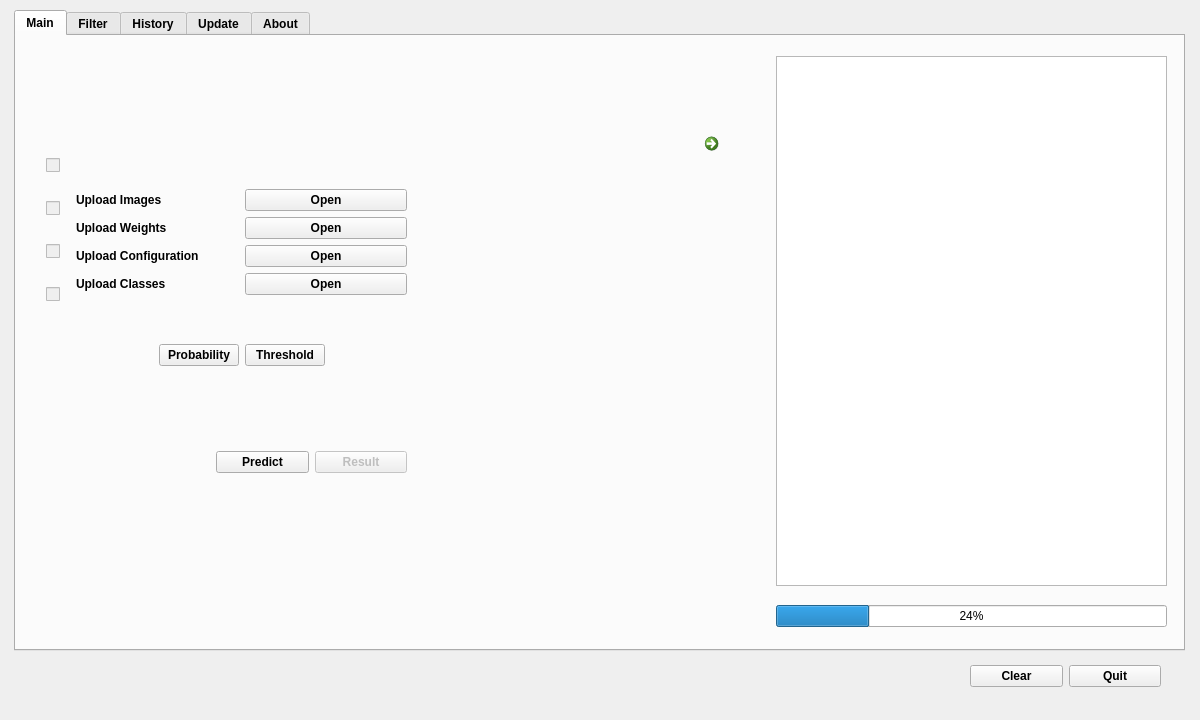
<?xml version="1.0" encoding="UTF-8"?>
<ui version="4.0">
 <class>MainWindow</class>
 <widget class="QMainWindow" name="MainWindow">
  <property name="enabled">
   <bool>true</bool>
  </property>
  <property name="geometry">
   <rect>
    <x>0</x>
    <y>0</y>
    <width>1200</width>
    <height>720</height>
   </rect>
  </property>
  <property name="minimumSize">
   <size>
    <width>1200</width>
    <height>720</height>
   </size>
  </property>
  <property name="maximumSize">
   <size>
    <width>1200</width>
    <height>720</height>
   </size>
  </property>
  <property name="windowTitle">
   <string>R-Cdec</string>
  </property>
  <property name="autoFillBackground">
   <bool>false</bool>
  </property>
  <widget class="QWidget" name="centralwidget">
   <widget class="QWidget" name="layoutWidget">
    <property name="geometry">
     <rect>
      <x>970</x>
      <y>660</y>
      <width>191</width>
      <height>32</height>
     </rect>
    </property>
    <layout class="QGridLayout" name="gridLayout_3">
     <item row="0" column="0">
      <widget class="QPushButton" name="clear">
       <property name="font">
        <font>
         <bold>true</bold>
        </font>
       </property>
       <property name="text">
        <string>Clear</string>
       </property>
      </widget>
     </item>
     <item row="0" column="1">
      <widget class="QPushButton" name="quit">
       <property name="font">
        <font>
         <bold>true</bold>
        </font>
       </property>
       <property name="text">
        <string>Quit</string>
       </property>
      </widget>
     </item>
    </layout>
   </widget>
   <widget class="QTabWidget" name="tabWidget">
    <property name="geometry">
     <rect>
      <x>14</x>
      <y>10</y>
      <width>1171</width>
      <height>641</height>
     </rect>
    </property>
    <property name="font">
     <font>
      <bold>true</bold>
     </font>
    </property>
    <property name="tabShape">
     <enum>QTabWidget::Rounded</enum>
    </property>
    <property name="currentIndex">
     <number>0</number>
    </property>
    <widget class="QWidget" name="tab_main">
     <attribute name="title">
      <string>Main</string>
     </attribute>
     <widget class="QLabel" name="image_name_label">
      <property name="geometry">
       <rect>
        <x>440</x>
        <y>360</y>
        <width>271</width>
        <height>20</height>
       </rect>
      </property>
      <property name="font">
       <font>
        <italic>false</italic>
        <bold>true</bold>
       </font>
      </property>
      <property name="text">
       <string/>
      </property>
      <property name="alignment">
       <set>Qt::AlignCenter</set>
      </property>
     </widget>
     <widget class="QCommandLinkButton" name="cmd_btn">
      <property name="geometry">
       <rect>
        <x>681</x>
        <y>90</y>
        <width>30</width>
        <height>30</height>
       </rect>
      </property>
      <property name="font">
       <font>
        <bold>false</bold>
       </font>
      </property>
      <property name="autoFillBackground">
       <bool>false</bool>
      </property>
      <property name="text">
       <string/>
      </property>
     </widget>
     <widget class="QWidget" name="layoutWidget_2">
      <property name="geometry">
       <rect>
        <x>30</x>
        <y>100</y>
        <width>19</width>
        <height>191</height>
       </rect>
      </property>
      <layout class="QVBoxLayout" name="verticalLayout">
       <item>
        <widget class="QCheckBox" name="ci">
         <property name="enabled">
          <bool>false</bool>
         </property>
         <property name="text">
          <string/>
         </property>
        </widget>
       </item>
       <item>
        <widget class="QCheckBox" name="cw">
         <property name="enabled">
          <bool>false</bool>
         </property>
         <property name="text">
          <string/>
         </property>
        </widget>
       </item>
       <item>
        <widget class="QCheckBox" name="ccf">
         <property name="enabled">
          <bool>false</bool>
         </property>
         <property name="text">
          <string/>
         </property>
        </widget>
       </item>
       <item>
        <widget class="QCheckBox" name="ccl">
         <property name="enabled">
          <bool>false</bool>
         </property>
         <property name="text">
          <string/>
         </property>
        </widget>
       </item>
      </layout>
     </widget>
     <widget class="QWidget" name="layoutWidget_3">
      <property name="geometry">
       <rect>
        <x>200</x>
        <y>410</y>
        <width>191</width>
        <height>32</height>
       </rect>
      </property>
      <layout class="QGridLayout" name="gridLayout_2">
       <item row="0" column="0">
        <widget class="QPushButton" name="r_pre">
         <property name="font">
          <font>
           <bold>true</bold>
          </font>
         </property>
         <property name="text">
          <string>Predict</string>
         </property>
        </widget>
       </item>
       <item row="0" column="1">
        <widget class="QPushButton" name="r_res">
         <property name="enabled">
          <bool>false</bool>
         </property>
         <property name="font">
          <font>
           <bold>true</bold>
          </font>
         </property>
         <property name="text">
          <string>Result</string>
         </property>
        </widget>
       </item>
      </layout>
     </widget>
     <widget class="QLabel" name="l_img_no">
      <property name="geometry">
       <rect>
        <x>545</x>
        <y>90</y>
        <width>58</width>
        <height>16</height>
       </rect>
      </property>
      <property name="text">
       <string/>
      </property>
      <property name="alignment">
       <set>Qt::AlignCenter</set>
      </property>
     </widget>
     <widget class="QWidget" name="layoutWidget_4">
      <property name="geometry">
       <rect>
        <x>60</x>
        <y>110</y>
        <width>331</width>
        <height>263</height>
       </rect>
      </property>
      <layout class="QGridLayout" name="gridLayout_10">
       <item row="0" column="0">
        <layout class="QGridLayout" name="gridLayout_8">
         <item row="0" column="0">
          <layout class="QGridLayout" name="gridLayout_7">
           <item row="0" column="0">
            <layout class="QGridLayout" name="gridLayout">
             <item row="0" column="0">
              <widget class="QLabel" name="label">
               <property name="maximumSize">
                <size>
                 <width>200</width>
                 <height>100</height>
                </size>
               </property>
               <property name="font">
                <font>
                 <bold>true</bold>
                </font>
               </property>
               <property name="text">
                <string>Upload Images</string>
               </property>
              </widget>
             </item>
             <item row="0" column="1">
              <widget class="QPushButton" name="u_image">
               <property name="acceptDrops">
                <bool>false</bool>
               </property>
               <property name="text">
                <string>Open</string>
               </property>
              </widget>
             </item>
            </layout>
           </item>
           <item row="1" column="0">
            <layout class="QGridLayout" name="gridLayout_4">
             <item row="0" column="0">
              <widget class="QLabel" name="label_4">
               <property name="maximumSize">
                <size>
                 <width>200</width>
                 <height>100</height>
                </size>
               </property>
               <property name="font">
                <font>
                 <bold>true</bold>
                </font>
               </property>
               <property name="text">
                <string>Upload Weights</string>
               </property>
              </widget>
             </item>
             <item row="0" column="1">
              <widget class="QPushButton" name="u_weight">
               <property name="text">
                <string>Open</string>
               </property>
              </widget>
             </item>
            </layout>
           </item>
           <item row="2" column="0">
            <layout class="QGridLayout" name="gridLayout_5">
             <item row="0" column="1">
              <widget class="QPushButton" name="u_cfg">
               <property name="text">
                <string>Open</string>
               </property>
              </widget>
             </item>
             <item row="0" column="0">
              <widget class="QLabel" name="label_5">
               <property name="maximumSize">
                <size>
                 <width>200</width>
                 <height>100</height>
                </size>
               </property>
               <property name="font">
                <font>
                 <bold>true</bold>
                </font>
               </property>
               <property name="text">
                <string>Upload Configuration</string>
               </property>
              </widget>
             </item>
            </layout>
           </item>
           <item row="3" column="0">
            <layout class="QGridLayout" name="gridLayout_6">
             <item row="0" column="0">
              <widget class="QLabel" name="label_6">
               <property name="maximumSize">
                <size>
                 <width>200</width>
                 <height>100</height>
                </size>
               </property>
               <property name="font">
                <font>
                 <bold>true</bold>
                </font>
               </property>
               <property name="text">
                <string>Upload Classes</string>
               </property>
              </widget>
             </item>
             <item row="0" column="1">
              <widget class="QPushButton" name="u_class">
               <property name="text">
                <string>Open</string>
               </property>
              </widget>
             </item>
            </layout>
           </item>
          </layout>
         </item>
        </layout>
       </item>
       <item row="1" column="0">
        <layout class="QGridLayout" name="gridLayout_9">
         <item row="0" column="1">
          <widget class="QPushButton" name="in_prob">
           <property name="font">
            <font>
             <bold>true</bold>
            </font>
           </property>
           <property name="text">
            <string>Probability</string>
           </property>
          </widget>
         </item>
         <item row="0" column="2">
          <widget class="QPushButton" name="in_thres">
           <property name="font">
            <font>
             <bold>true</bold>
            </font>
           </property>
           <property name="text">
            <string>Threshold</string>
           </property>
          </widget>
         </item>
         <item row="0" column="0">
          <spacer name="horizontalSpacer">
           <property name="orientation">
            <enum>Qt::Horizontal</enum>
           </property>
           <property name="sizeHint" stdset="0">
            <size>
             <width>40</width>
             <height>20</height>
            </size>
           </property>
          </spacer>
         </item>
         <item row="0" column="3">
          <spacer name="horizontalSpacer_2">
           <property name="orientation">
            <enum>Qt::Horizontal</enum>
           </property>
           <property name="sizeHint" stdset="0">
            <size>
             <width>40</width>
             <height>20</height>
            </size>
           </property>
          </spacer>
         </item>
        </layout>
       </item>
      </layout>
     </widget>
     <widget class="QLabel" name="l_image_thumb">
      <property name="enabled">
       <bool>true</bool>
      </property>
      <property name="geometry">
       <rect>
        <x>440</x>
        <y>120</y>
        <width>271</width>
        <height>221</height>
       </rect>
      </property>
      <property name="text">
       <string/>
      </property>
     </widget>
     <widget class="QWidget" name="layoutWidget_5">
      <property name="geometry">
       <rect>
        <x>760</x>
        <y>20</y>
        <width>391</width>
        <height>571</height>
       </rect>
      </property>
      <layout class="QGridLayout" name="gridLayout_11">
       <item row="2" column="0">
        <widget class="QProgressBar" name="bar">
         <property name="font">
          <font>
           <bold>false</bold>
          </font>
         </property>
         <property name="value">
          <number>24</number>
         </property>
        </widget>
       </item>
       <item row="0" column="0">
        <widget class="QTextBrowser" name="log">
         <property name="font">
          <font>
           <bold>false</bold>
          </font>
         </property>
        </widget>
       </item>
       <item row="1" column="0">
        <spacer name="verticalSpacer">
         <property name="orientation">
          <enum>Qt::Vertical</enum>
         </property>
         <property name="sizeType">
          <enum>QSizePolicy::Preferred</enum>
         </property>
         <property name="sizeHint" stdset="0">
          <size>
           <width>20</width>
           <height>13</height>
          </size>
         </property>
        </spacer>
       </item>
      </layout>
     </widget>
    </widget>
    <widget class="QWidget" name="tab_filter">
     <attribute name="title">
      <string>Filter</string>
     </attribute>
     <widget class="QWidget" name="layoutWidget_6">
      <property name="geometry">
       <rect>
        <x>500</x>
        <y>430</y>
        <width>211</width>
        <height>32</height>
       </rect>
      </property>
      <layout class="QGridLayout" name="gridLayout_12">
       <item row="0" column="0">
        <widget class="QLabel" name="label_2">
         <property name="maximumSize">
          <size>
           <width>200</width>
           <height>100</height>
          </size>
         </property>
         <property name="font">
          <font>
           <bold>true</bold>
          </font>
         </property>
         <property name="text">
          <string>Upload Image</string>
         </property>
        </widget>
       </item>
       <item row="0" column="1">
        <widget class="QPushButton" name="pb_filter_open">
         <property name="acceptDrops">
          <bool>false</bool>
         </property>
         <property name="text">
          <string>Open</string>
         </property>
        </widget>
       </item>
      </layout>
     </widget>
     <widget class="QLabel" name="l_filter_img_tmb_in">
      <property name="enabled">
       <bool>true</bool>
      </property>
      <property name="geometry">
       <rect>
        <x>150</x>
        <y>110</y>
        <width>271</width>
        <height>221</height>
       </rect>
      </property>
      <property name="text">
       <string/>
      </property>
     </widget>
     <widget class="QLabel" name="l_filter_name_in">
      <property name="geometry">
       <rect>
        <x>150</x>
        <y>350</y>
        <width>271</width>
        <height>20</height>
       </rect>
      </property>
      <property name="font">
       <font>
        <italic>false</italic>
        <bold>true</bold>
       </font>
      </property>
      <property name="text">
       <string/>
      </property>
      <property name="alignment">
       <set>Qt::AlignCenter</set>
      </property>
     </widget>
     <widget class="QLabel" name="l_filter_img_tmb_out">
      <property name="enabled">
       <bool>true</bool>
      </property>
      <property name="geometry">
       <rect>
        <x>740</x>
        <y>110</y>
        <width>271</width>
        <height>221</height>
       </rect>
      </property>
      <property name="text">
       <string/>
      </property>
     </widget>
     <widget class="QPushButton" name="pb_filter_convert">
      <property name="enabled">
       <bool>false</bool>
      </property>
      <property name="geometry">
       <rect>
        <x>560</x>
        <y>540</y>
        <width>81</width>
        <height>32</height>
       </rect>
      </property>
      <property name="acceptDrops">
       <bool>false</bool>
      </property>
      <property name="text">
       <string>Convert</string>
      </property>
     </widget>
     <widget class="QRadioButton" name="rb_grayscale">
      <property name="geometry">
       <rect>
        <x>550</x>
        <y>494</y>
        <width>19</width>
        <height>18</height>
       </rect>
      </property>
      <property name="text">
       <string/>
      </property>
     </widget>
     <widget class="QLabel" name="label_3">
      <property name="geometry">
       <rect>
        <x>575</x>
        <y>494</y>
        <width>64</width>
        <height>16</height>
       </rect>
      </property>
      <property name="maximumSize">
       <size>
        <width>200</width>
        <height>100</height>
       </size>
      </property>
      <property name="font">
       <font>
        <bold>true</bold>
       </font>
      </property>
      <property name="text">
       <string>Grayscale</string>
      </property>
     </widget>
    </widget>
    <widget class="QWidget" name="tab_history">
     <attribute name="title">
      <string>History</string>
     </attribute>
     <widget class="QTableView" name="tbl_view">
      <property name="geometry">
       <rect>
        <x>50</x>
        <y>60</y>
        <width>1070</width>
        <height>431</height>
       </rect>
      </property>
      <property name="sizePolicy">
       <sizepolicy hsizetype="Expanding" vsizetype="Expanding">
        <horstretch>0</horstretch>
        <verstretch>0</verstretch>
       </sizepolicy>
      </property>
      <property name="lineWidth">
       <number>1</number>
      </property>
      <property name="sizeAdjustPolicy">
       <enum>QAbstractScrollArea::AdjustToContents</enum>
      </property>
      <property name="textElideMode">
       <enum>Qt::ElideMiddle</enum>
      </property>
      <property name="sortingEnabled">
       <bool>true</bool>
      </property>
      <attribute name="horizontalHeaderStretchLastSection">
       <bool>true</bool>
      </attribute>
      <attribute name="verticalHeaderStretchLastSection">
       <bool>false</bool>
      </attribute>
     </widget>
     <widget class="QPushButton" name="pb_save">
      <property name="enabled">
       <bool>false</bool>
      </property>
      <property name="geometry">
       <rect>
        <x>925</x>
        <y>530</y>
        <width>100</width>
        <height>32</height>
       </rect>
      </property>
      <property name="text">
       <string>Save</string>
      </property>
     </widget>
     <widget class="QLabel" name="l_logo_exl">
      <property name="geometry">
       <rect>
        <x>875</x>
        <y>525</y>
        <width>50</width>
        <height>45</height>
       </rect>
      </property>
      <property name="text">
       <string/>
      </property>
      <property name="alignment">
       <set>Qt::AlignCenter</set>
      </property>
     </widget>
    </widget>
    <widget class="QWidget" name="tab_update">
     <attribute name="title">
      <string>Update</string>
     </attribute>
     <widget class="QPushButton" name="pb_download">
      <property name="geometry">
       <rect>
        <x>385</x>
        <y>540</y>
        <width>100</width>
        <height>32</height>
       </rect>
      </property>
      <property name="text">
       <string>Download</string>
      </property>
     </widget>
     <widget class="QTextBrowser" name="log_download">
      <property name="geometry">
       <rect>
        <x>385</x>
        <y>320</y>
        <width>440</width>
        <height>200</height>
       </rect>
      </property>
     </widget>
     <widget class="QLabel" name="l_gif">
      <property name="geometry">
       <rect>
        <x>370</x>
        <y>30</y>
        <width>471</width>
        <height>271</height>
       </rect>
      </property>
      <property name="frameShape">
       <enum>QFrame::StyledPanel</enum>
      </property>
      <property name="frameShadow">
       <enum>QFrame::Plain</enum>
      </property>
      <property name="text">
       <string/>
      </property>
      <property name="alignment">
       <set>Qt::AlignCenter</set>
      </property>
     </widget>
    </widget>
    <widget class="QWidget" name="tab_about">
     <attribute name="title">
      <string>About</string>
     </attribute>
     <widget class="QLabel" name="l_bgr">
      <property name="geometry">
       <rect>
        <x>10</x>
        <y>0</y>
        <width>1200</width>
        <height>720</height>
       </rect>
      </property>
      <property name="text">
       <string/>
      </property>
     </widget>
     <widget class="QLabel" name="l_about">
      <property name="geometry">
       <rect>
        <x>440</x>
        <y>150</y>
        <width>291</width>
        <height>261</height>
       </rect>
      </property>
      <property name="font">
       <font>
        <pointsize>15</pointsize>
        <bold>true</bold>
       </font>
      </property>
      <property name="frameShape">
       <enum>QFrame::NoFrame</enum>
      </property>
      <property name="text">
       <string/>
      </property>
      <property name="alignment">
       <set>Qt::AlignCenter</set>
      </property>
     </widget>
    </widget>
   </widget>
  </widget>
 </widget>
 <resources/>
 <connections/>
</ui>
